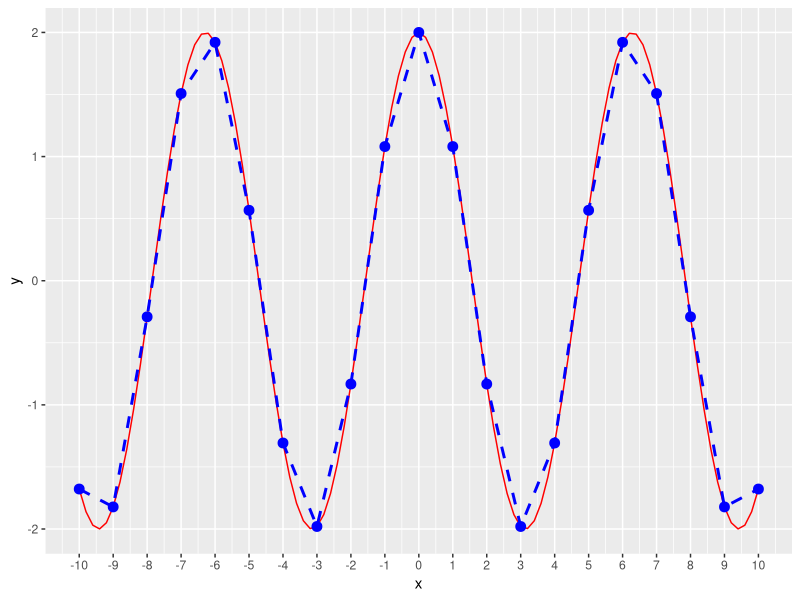

R code for this plot:
# assessment prior to the course Advanced Bioinformatics, Data mining and data integration for biomedical research
# name: Maarten Geurts
# Studentnr: 3823067


# assignment 1 

library(ggplot2)   # there are more plotting options but I prefer ggplot
formula <- data.frame(x=c(-10:10),y=2*cos(c(-10:10))) #creates a dataframe with of X which increments from -10 to 10 and Y=(2*cos(X))
ggplot(formula, aes(x,y)) + 
  stat_function(fun=function(X)2*cos(X), size=.5, col="red") + # this line plots the actual 2*cos(x) function
  geom_point(size=3, col="blue")+ # plots the points for the incrementing X from -10 to 10
  geom_line(col="blue", size=1, linetype=2) + # this line connects the dots of the incrementing x 
  scale_x_continuous(breaks=c(-10:10)) # set the interval of ticks on the x-axis 
